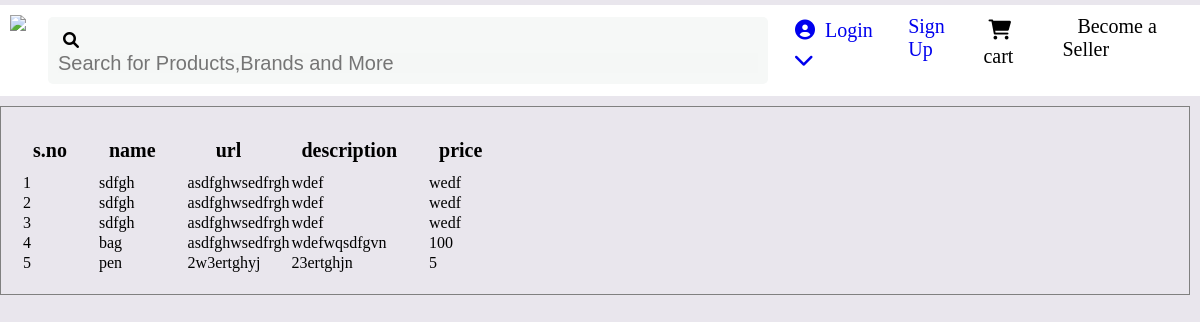
Page /htmlpage5/ on the committed database.
### project/models.py (models this page shows)
class Model1(models.Model):
    name = models.CharField(max_length=100)
    url = models.CharField(max_length=100)
    description = models.CharField(max_length=100)
    price = models.CharField(max_length=100)

### project/views.py (the view)
# urls.py: path('htmlpage5/', views.page5, name='htmlpage5'),
def page5(request):
    data = Model1.objects.all()
    return render(request, 'a5.html', {'data': data})
    return render(request,'a4.html')

### templates/a5.html (shortened to what this page needs)
<!DOCTYPE html>
<html lang="en">
<head>
    <link rel="stylesheet" href="https://cdnjs.cloudflare.com/ajax/libs/font-awesome/6.0.0/css/all.min.css" />
</head>
<body>
    <div class="x">
        <ol>
            <li> <img src="https://static-assets-web.flixcart.com/batman-returns/batman-returns/p/images/fkheaderlogo_exploreplus-44005d.svg"></li>
             <div class="a"><li ><i class="fa fa-search"></i><input type="text"placeholder="Search for Products,Brands and More"></li></div>
            <a href={% url 'htmlpage1' %}><li class="a1"> <i class="fa fa-user-circle" ></i> Login <i class="fa  fa-chevron-down"></i></li></a>
            <a href={% url 'htmlpage2' %}><li class="a1">Sign Up</li></a>
             <li class="a1"><i class="fa fa-shopping-cart" ></i> cart </li>
             <li class="a1"><i class="fa " ></i> Become a Seller</li>
        </ol>
    </div>
    <div class="f1">
    <table>
        <thead>
            <tr>
                <th>s.no</th>
                <th>name</th>
                <th>url</th>
                <th>description</th>
                <th>price</th>
            </tr>
        </thead>
        <tbody>
            {% for record in data %}
            <tr>
                <td>{{record.id}}</td>
                <td>{{ record.name }}</td>
                <td>{{ record.url }}</td>
                <td>{{record.description}}</td>
                <td>{{record.price}}</td>
            </tr>
            {% endfor %}
        </tbody>
    </table>
</div>
</body>
</html>

### templates/a5.html (style rules this page uses)
* { margin: 0; padding: 0; box-sizing: border-box; }
ol li { list-style-type: none; }
li { padding: 10px; }
ol { display: flex; }
input { border:none; width:700px; height: 20px; font-size:20px; background-color: rgb(245, 247, 246); }
.a { background-color: rgb(246, 248, 247); margin:12px; border-radius: 5px; }
.a1 { font-size: 20px; }
.fa { padding: 5px; }
.x { background-color: white; margin-top: 5px; }
body { background-color: rgb(233, 230, 237); }
.f1 { margin-top: 10px; border:1px solid gray; padding: 20px; margin-right: 10px; }
tr th { font-size: 20px; padding: 10px; padding-right: 30px; }
a { text-decoration: none; }

### rows in the picture
Model1: id "1", name "sdfgh", url "asdfghwsedfrgh", description "wdef", price "wedf"
Model1: id "2", name "sdfgh", url "asdfghwsedfrgh", description "wdef", price "wedf"
Model1: id "3", name "sdfgh", url "asdfghwsedfrgh", description "wdef", price "wedf"
Model1: id "4", name "bag", url "asdfghwsedfrgh", description "wdefwqsdfgvn", price "100"
Model1: id "5", name "pen", url "2w3ertghyj", description "23ertghjn", price "5"
